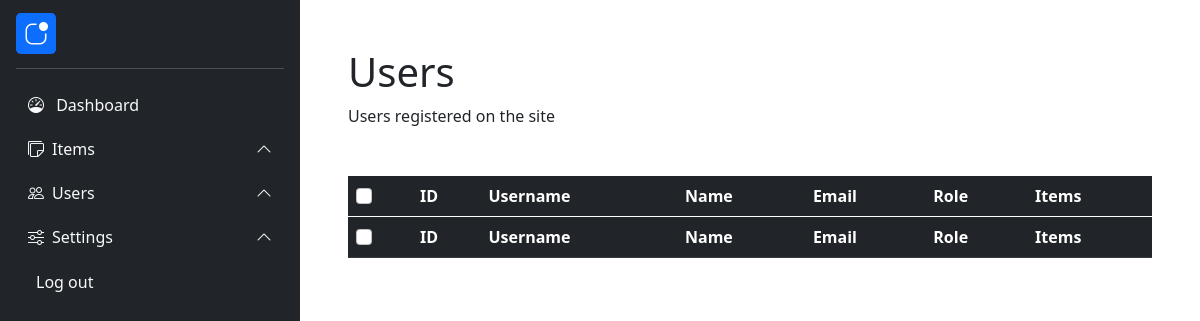
Page /admin/users.php on the earlier database version.
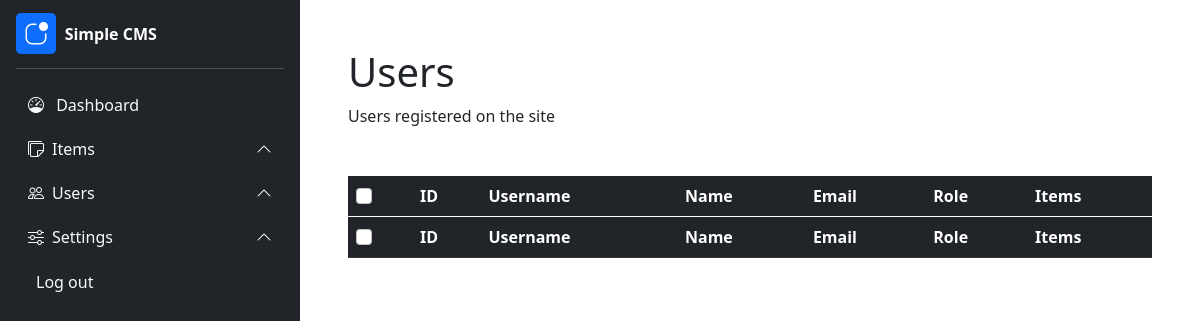
Same page on the later database version.
### tables this page shows
CREATE TABLE options
(
    `id`              smallint unsigned NOT NULL auto_increment,
    `key`             varchar(255) NOT NULL,
    `value`           varchar(255) NOT NULL,

    PRIMARY KEY (`id`)
);

### admin/admin.php (the view, shortened to what this page needs)
<?php
function content() {
    ?>
    <button type="button" class="btn btn-dark px-3 m-2 open-sidebar position-absolute">
    </button>
    <div class="sidebar fixed-top bg-dark p-3" style="width: 300px; height: 100vh;">
        <div class="row align-items-center">
            <div class="col-2">
                <i class="bi bi-app-indicator rounded-3 bg-primary text-white px-2 py-1 fs-4"></i>
            </div>
            <div class="col">
                <span class="text-white fw-bold"><?php echo get_option( 'site_title' ) ?></span>
            </div>
        </div>
        <hr class="dropdown-divider bg-light my-3">
        <nav>
            <a href="./admin.php">
                <div class="d-block text-start cursor-pointer btn btn-outline-light my-2">
                    <i class="bi bi-speedometer align-middle"></i>
                    <span class="align-middle ms-2">Dashboard</span>
                </div>
            </a>
            <div class="d-flex justify-content-between align-items-center cursor-pointer btn btn-outline-light my-2 toggle-dropdown">
                <div class="d-flex align-items-center">
                    <i class="bi bi-stickies align-middle"></i>
                    <span class="align-middle ms-2">Items</span>
                </div>
                <span class="text-sm arrow rotate text-sm">
                    <i class="bi bi-chevron-down"></i>
                </span>
            </div>
            <div class="d-flex justify-content-between align-items-center cursor-pointer btn btn-outline-light my-2 toggle-dropdown">
                <div class="d-flex align-items-center">
                    <i class="bi bi-people align-middle"></i>
                    <span class="align-middle ms-2">Users</span>
                </div>
                <span class="text-sm arrow rotate text-sm">
                    <i class="bi bi-chevron-down"></i>
                </span>
            </div>
            <div class="d-flex justify-content-between align-items-center cursor-pointer btn btn-outline-light my-2 toggle-dropdown">
                <div class="d-flex align-items-center">
                    <i class="bi bi-sliders align-middle"></i>
                    <span class="align-middle ms-2">Settings</span>
                </div>
                <span class="text-sm arrow rotate text-sm">
                    <i class="bi bi-chevron-down"></i>
                </span>
            </div>
            <div class="d-block text-start cursor-pointer btn btn-outline-light my-2">
                <span class="align-middle ms-2">Log out</span>
            </div>
        </nav>
    </div>
    <div class="container-fluid p-lg-5">
        <div style="" class="main-page">
            <?php
                if( function_exists( 'page' ) ) {
                    page();
                } else {
                    echo "Welcome!";
                }
            ?>
        </div>
    </div>
<?php }
require_once '../footer.php';

Differences in the rows shown:
added options: value "Simple CMS"
